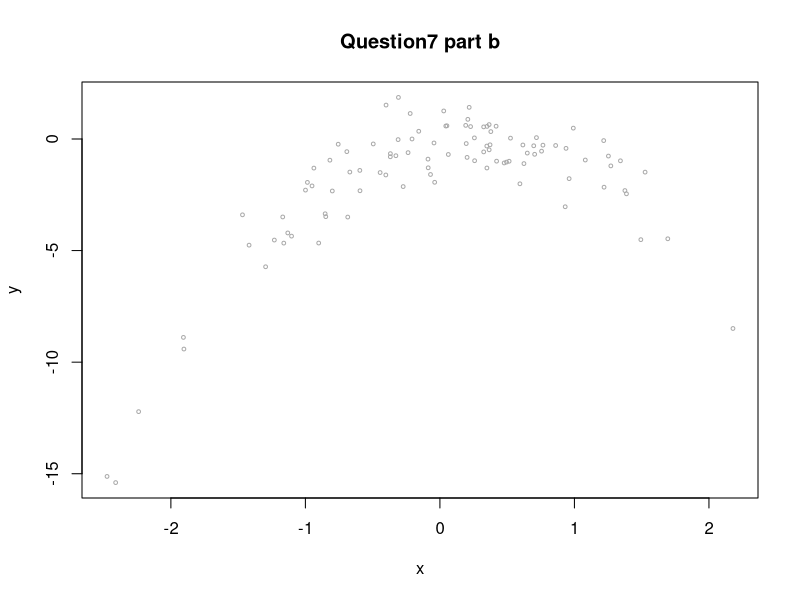

Source code (R):
library(boot)
set.seed (23)
y= rnorm (100)
x= rnorm (100)
y=x -2* x^2+ rnorm (100)
plot(x,y, col="darkgrey", cex=0.5)
title("Question7 part b")
data = data.frame(x,y)
#c
set.seed(53)
cv.error = rep(0,4)
for (i in 1:4){
  fit = glm(y~poly(x,i),data=data)

  #cv.error[i] = cv.glm(data, fit)$delta[1]
}

fit4 = glm(y~poly(x,4),data=data)
summary(fit4)




